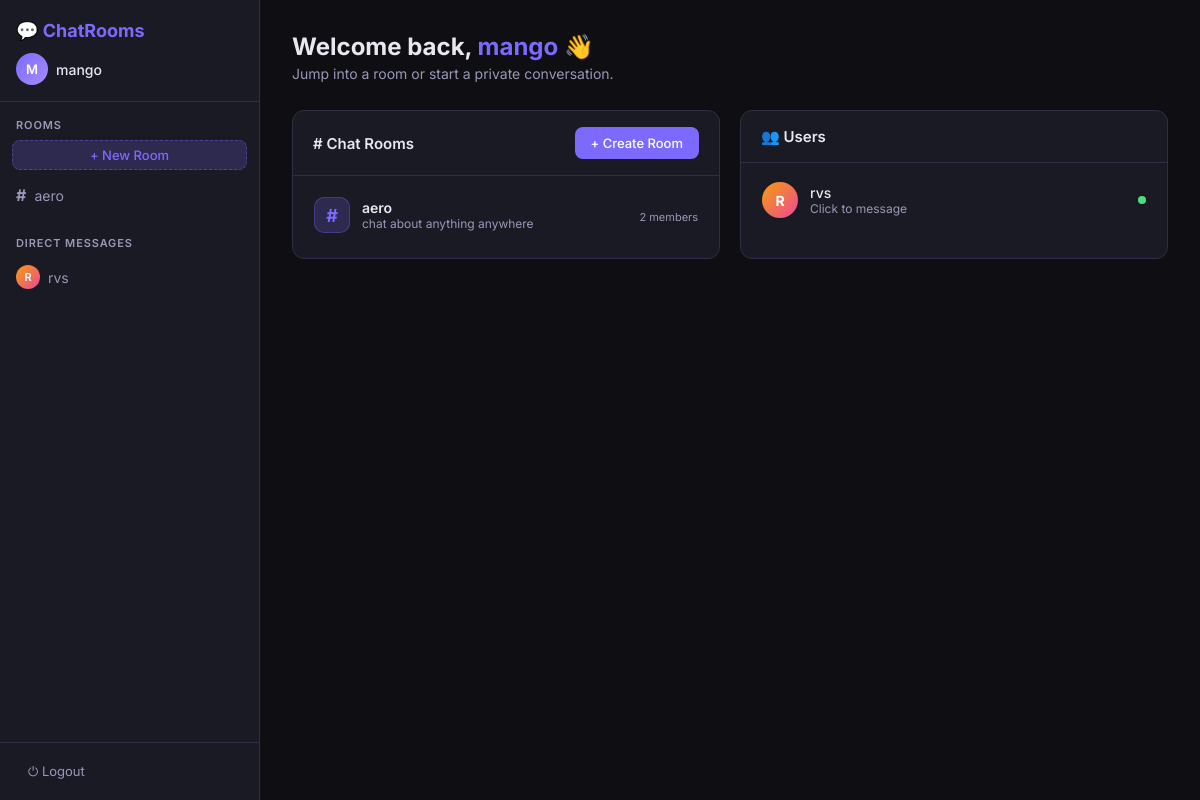
Screenshot of / (signed in) with the database file from the repository.
### chat/models.py (models this page shows, shortened)
class Room(models.Model):
    name = models.CharField(max_length=100, unique=True)
    description = models.TextField(blank=True)
    created_by = models.ForeignKey(User, on_delete=models.SET_NULL, null=True, related_name='created_rooms')
    created_at = models.DateTimeField(auto_now_add=True)
    members = models.ManyToManyField(User, related_name='rooms', blank=True)

### chat/views.py (the view)
# urls.py: path('', views.home_view, name='home'),
@login_required
def home_view(request):
    rooms = Room.objects.all().order_by('-created_at')
    users = User.objects.exclude(id=request.user.id)
    return render(request, 'chat/home.html', {'rooms': rooms, 'users': users})

### chatproject/templates/chat/home.html (shortened to what this page needs)
{% extends 'chat/base.html' %}
{% block content %}
<div class="home-page">
    <div class="home-header">
        <h1>Welcome back, <span class="highlight">{{ user.username }}</span> 👋</h1>
        <p>Jump into a room or start a private conversation.</p>
    </div>
    <div class="home-grid">
        <section class="card">
            <div class="card-header">
                <h2># Chat Rooms</h2>
                <a href="{% url 'create_room' %}" class="btn btn-primary">+ Create Room</a>
            </div>
            <div class="room-list">
                {% for room in rooms %}
                <a href="{% url 'room' room.name %}" class="room-card">
                    <div class="room-icon">#</div>
                    <div class="room-info">
                        <div class="room-name">{{ room.name }}</div>
                        <div class="room-desc">{{ room.description|default:"No description"|truncatechars:60 }}</div>
                    </div>
                    <div class="room-meta">
                        <span class="member-count">{{ room.members.count }} members</span>
                    </div>
                </a>
                {% empty %}
                <div class="empty-state">
                    <p>No rooms yet. <a href="{% url 'create_room' %}">Create the first one!</a></p>
                </div>
                {% endfor %}
            </div>
        </section>
        <section class="card">
            <div class="card-header">
                <h2>👥 Users</h2>
            </div>
            <div class="user-list">
                {% for u in users %}
                <a href="{% url 'private_chat' u.username %}" class="user-card">
                    <div class="user-avatar">{{ u.username|first|upper }}</div>
                    <div class="user-info">
                        <div class="user-name">{{ u.username }}</div>
                        <div class="user-sub">Click to message</div>
                    </div>
                    <span class="online-dot"></span>
                </a>
                {% empty %}
                <div class="empty-state">
                    <p>No other users yet.</p>
                </div>
                {% endfor %}
            </div>
        </section>
    </div>
</div>
{% endblock %}

### chatproject/templates/chat/base.html (shortened to what this page needs)
<!DOCTYPE html>
<html lang="en">
<head>
    <link rel="stylesheet" href="/static/chat/css/style.css">
</head>
<body>
    {% if user.is_authenticated %}
    <div class="app-layout">
        <aside class="sidebar">
            <div class="sidebar-header">
                <div class="logo">💬 ChatRooms</div>
                <div class="user-badge">
                    <div class="avatar">{{ user.username|first|upper }}</div>
                    <span class="username-text">{{ user.username }}</span>
                </div>
            </div>
            <nav class="sidebar-nav">
                <div class="nav-section">
                    <div class="nav-section-title">Rooms</div>
                    <a href="{% url 'create_room' %}" class="btn-create">+ New Room</a>
                    {% for room in rooms %}
                    <a href="{% url 'room' room.name %}" class="nav-item {% if request.resolver_match.kwargs.room_name == room.name %}active{% endif %}">
                        <span class="room-hash">#</span> {{ room.name }}
                    </a>
                    {% empty %}
                    <p class="empty-hint">No rooms yet</p>
                    {% endfor %}
                </div>
                <div class="nav-section">
                    <div class="nav-section-title">Direct Messages</div>
                    {% for u in users %}
                    <a href="{% url 'private_chat' u.username %}" class="nav-item dm-item {% if request.resolver_match.kwargs.username == u.username %}active{% endif %}">
                        <div class="dm-avatar">{{ u.username|first|upper }}</div>
                        {{ u.username }}
                    </a>
                    {% empty %}
                    <p class="empty-hint">No other users</p>
                    {% endfor %}
                </div>
            </nav>
            <div class="sidebar-footer">
                <a href="{% url 'logout' %}" class="logout-btn">⏻ Logout</a>
            </div>
        </aside>
        <main class="main-content">
            {% block content %}{% endblock %}
        </main>
    </div>
    {% else %}
    <div class="auth-wrapper">
        {% block auth_content %}{% endblock %}
    </div>
    {% endif %}
</body>
</html>

### rows the page displays
Room: name "aero", description "chat about anything anywhere", members.count "2"

### other values shown
{{ user.username|first|upper }} "M"
{{ user.username }} "mango"
{{ u.username|first|upper }} "R"
{{ u.username }} "rvs"
